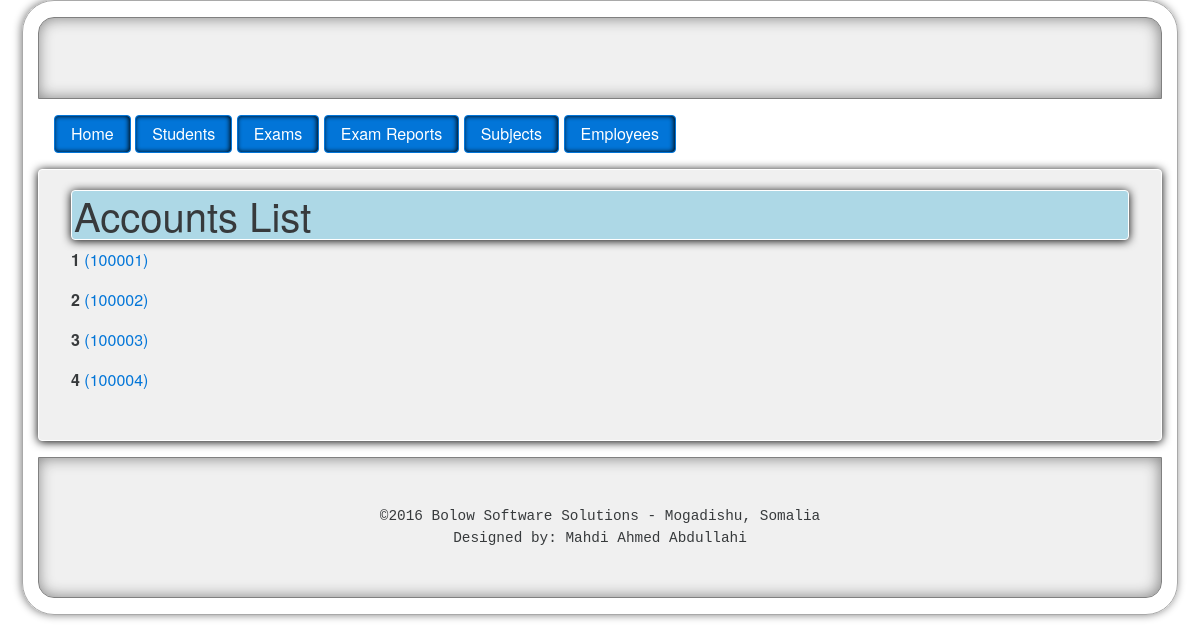
The app's page /cms/accounts/, older data.
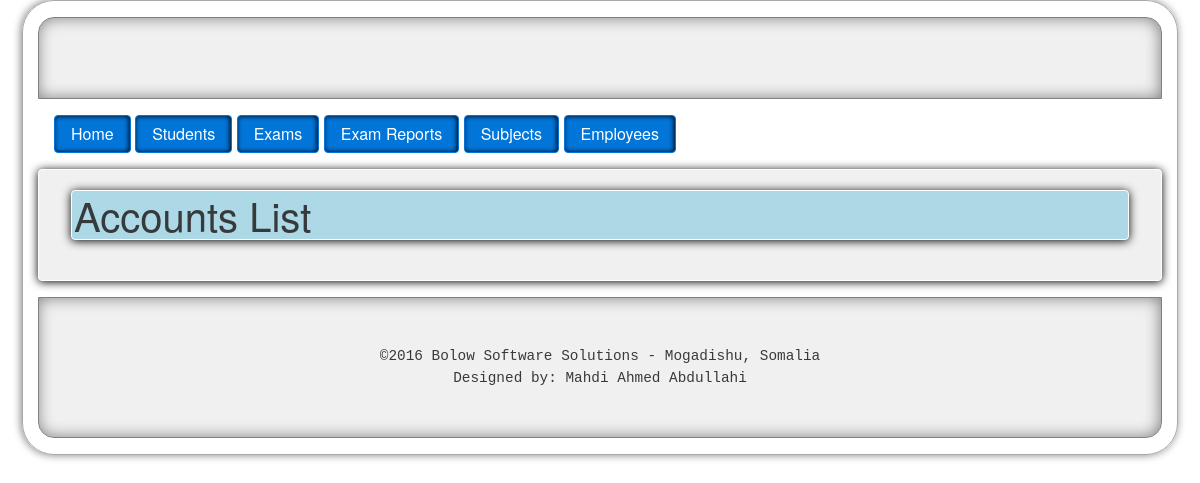
The same page, newer data.
### university/models.py (models this page shows)
class Account(models.Model):
    owner = models.ForeignKey(Student)
    number = models.IntegerField()
    balance = models.DecimalField(decimal_places=2, max_digits=12, default=0.0)
    def __str__(self):
        return str(self.owner) + '(' + str(self.number) + ')'

class Student(models.Model):
    first_name = models.CharField(max_length=30)
    middle_name = models.CharField(max_length=30)
    last_name = models.CharField(max_length=30)
    DateOfBirth = models.DateField()
    address = models.TextField(default=None)
    phone = models.CharField(max_length=30)
    guardian = models.CharField(max_length=50)
    guardian_phone = models.CharField(max_length=30)
    status = models.BooleanField(default=False)
    registered = models.DateField(default = timezone.now)
    registered_by = models.ForeignKey(User)
    classroom = models.ForeignKey(Classroom)
    last_updated = models.DateTimeField(default=timezone.now)
    def __str__(self):
        return self.first_name + " " + self.middle_name + " " + self.last_name

### university/views.py (the view)
def accounts_list(request):
    accounts = Account.objects.all()
    return render(request, 'account/accounts_list.html', {'accounts':accounts})

### university/templates/account/accounts_list.html
{% extends 'university/layout.html' %}
{% block content %}
<h1>Accounts List</h1>
{% for account in accounts %}
	<p><b>{{ account.pk }}</b><a href="{%	url	"account_details"	pk=account.pk	%}">{{ account }}</a></p>
{% endfor %}
{% endblock %}

### university/templates/university/layout.html (shortened to what this page needs)
{% load staticfiles %}
<!DOCTYPE html>
<html lang="en">
  <head>
    <link href="{% static 'university/css/bootstrap.min.css' %}" rel="stylesheet">
    <link rel="stylesheet" type="text/css" href="{% static 'university/css/bootstrap.min.css' %}" />
    <link rel="stylesheet" type="text/css" href="{% static 'university/css/style.css' %}" />
  </head>
  <body>
  	<div class='container'>
  		<div class='header'>
  			{% include "university/header.html" %}
  		</div>
  		<div class='menus'>
  			{% include 'university/menu.html' %}
  		</div>
	    <div class='content'>
	    	{% block content %}{% endblock %}
	    </div>
	    <div class='footer'>
	    	{% include "university/footer.html" %}
	    </div>
    </div>
  </body>
</html>

### university/templates/university/header.html (shortened to what this page needs)
{% block header %}
	<div class='banner'>
	</div>
{% endblock %}

### university/templates/university/menu.html
{% block header %}
<div class='menus'>
	<div class="btn-group">
	  <a href="/cms/"><button type="button" class="btn btn-primary">Home</button></a>
	  <a href="/cms/students"><button type="button" class="btn btn-primary">Students</button></a>
	  <a href="/cms/exams"><button type="button" class="btn btn-primary">Exams</button></a>
	  <a href="/cms/exam_reports"><button type="button" class="btn btn-primary">Exam Reports</button></a>
	  <a href="/cms/subjects"><button type="button" class="btn btn-primary">Subjects</button></a>
	  <a href="/cms/employees"><button type="button" class="btn btn-primary">Employees</button></a>
	</div>
</div>
{% endblock %}

### university/templates/university/footer.html (shortened to what this page needs)
{% block header %}
	<div class='footer_content'>
<pre>&copy;2016 Bolow Software Solutions - Mogadishu, Somalia
Designed by: Mahdi Ahmed Abdullahi</pre>
	</div>
{% endblock %}

### university/static/university/css/style.css (style rules this page uses)
.menus { padding:.5em; }
.content h1 { background:lightblue; padding: 2px; border: 1px solid white; box-shadow: 0px 1px 10px black; border-radius: 4px; margin-top: -.3em; }
.banner, .footer, .content { padding: 2em; border: 1px solid gray; background: #F0F0F0; }
.content { box-shadow: 0px 1px 10px black; border: 1px solid white; border-radius: 4px; }
.container { border: 1px solid darkgray; padding-top: 1em; padding-bottom: 1em; border-radius: 2em; box-shadow: -1px 0px 8px gray; }
.banner { border-top-left-radius: 1em; border-top-right-radius: 1em; box-shadow: inset -1px 0px 15px gray; }
.footer { border-bottom-left-radius: 1em; border-bottom-right-radius: 1em; box-shadow: inset -1px 0px 15px gray; margin-top: 1em; }
.footer pre { text-align: center; }
button { box-shadow: inset -1px 0px 5px black; }

Row changes from the older to the newer data that the page shows:
removed Account: pk "1", owner+number "(100001)"
removed Account: pk "2", owner+number "(100002)"
removed Account: pk "3", owner+number "(100003)"
removed Account: pk "4", owner+number "(100004)"
